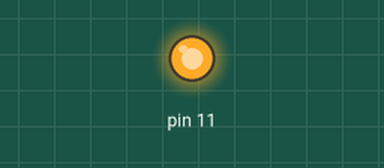
The sketch below on a simulated Arduino Uno, built with avr-gcc and run on an emulated ATmega328P. On the bench: output pins drawn as LEDs (lit = HIGH).

Above: at 0.1 s.
Timing chart, 0 to 1.6 s (numbered marks = the images above):
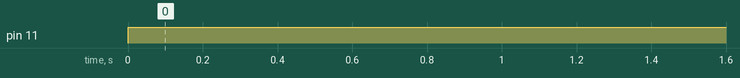

Measured:
- by itself, pin 11: LOW → HIGH at 0.00 s

The sketch:

L3Z1LeonSerka.ino
```cpp
void setup() {
  pinMode(11,OUTPUT);


}

void loop() {
  analogWrite(11,255);
  delay(1000);

}
```
